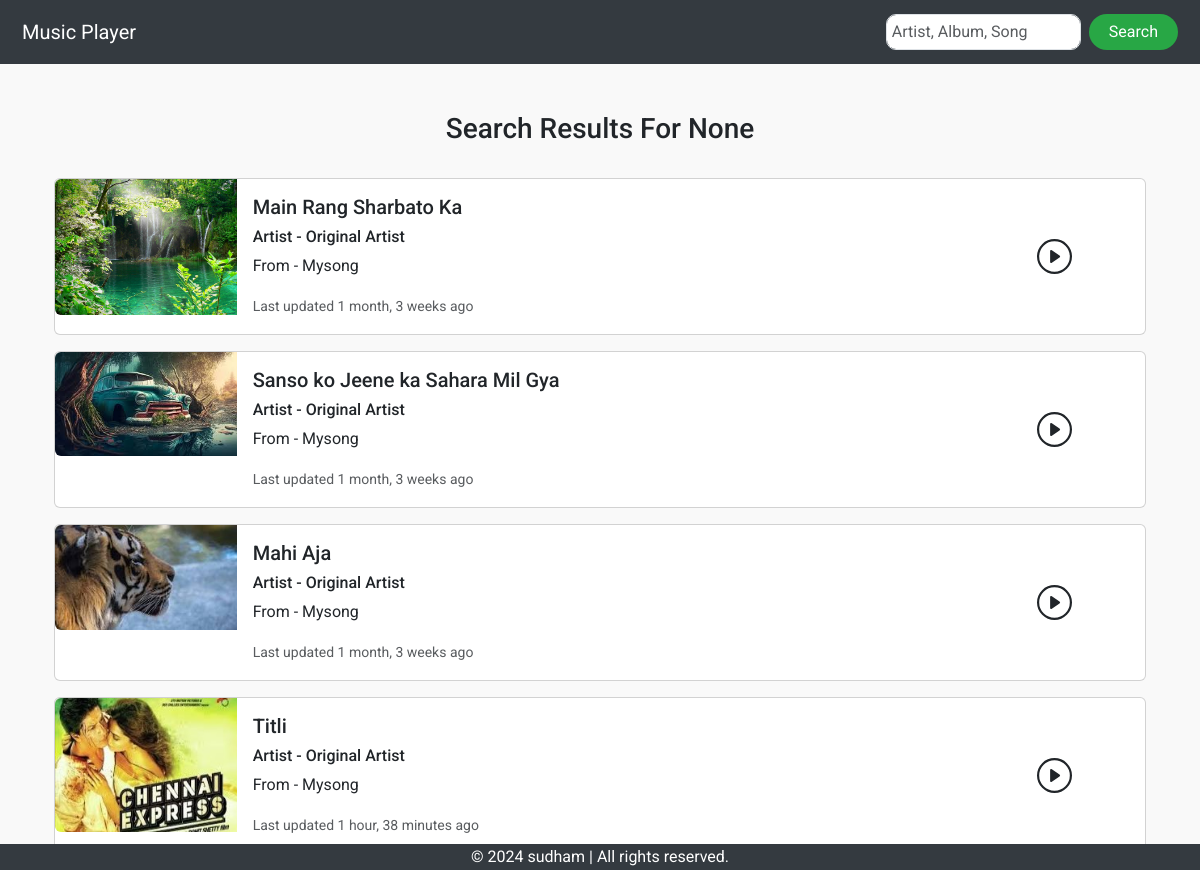
The app's page /search/ with its own data.
### music/models.py (models this page shows, shortened)
class Song(models.Model):
    album = models.ForeignKey("Album", verbose_name=_("Song Album"), on_delete=models.CASCADE)
    songThumbnail = models.ImageField(_("Song Thumbnail"),upload_to='thumbnail/', help_text=".jpg, .png, .jpeg, .gif, .svg supported")
    song = models.FileField(_("Song"), upload_to='songs/', help_text=".mp3 supported only",)
    songName = models.CharField(_("Song Name"), max_length=50)
    created = models.DateTimeField(_("Song created date"), auto_now_add=True)
    last_updated = models.DateTimeField(_("Latest song update"), auto_now=True)
    class Meta:
        verbose_name = _("Song")
        verbose_name_plural = _("Songs")

class Album(models.Model):
    artist = models.ForeignKey("Artist", verbose_name=_("Artist Album"), on_delete=models.CASCADE)
    albumName = models.CharField(_("Album Name"), max_length=50)
    created = models.DateTimeField(_("Album created date"), auto_now_add=True)
    last_updated = models.DateTimeField(_("Latest album update"), auto_now=True)
    class Meta:
        verbose_name = _("Album")
        verbose_name_plural = _("Albums")
    def __str__(self):
        return self.albumName

class Artist(models.Model):
    artistName = models.CharField(_("Artist Name"), max_length=50)
    created = models.DateTimeField(_("Artist created date"), auto_now_add=True)
    last_updated = models.DateTimeField(_("Latest artist update"), auto_now=True)
    class Meta:
        verbose_name = _("Artist")
        verbose_name_plural = _("Artists")

### music/views.py (the view)
# urls.py: path('search/', views.search_songs, name='search_songs'),
def search_songs(request):
    template_path = 'music/search_result.html'
    search_query = request.GET.get('search', None)
    if search_query:
        search_result = Song.objects.filter(
            Q(songName__icontains=search_query) |
            Q(album__albumName__icontains=search_query) |
            Q(album__artist__artistName__icontains=search_query)
        ).distinct()
    else:
        search_result = Song.objects.all()
    context = {'search_result' : search_result, 'search_query' : search_query}
    return render(request, template_path, context)

### music/templates/music/search_result.html (shortened to what this page needs)
{% extends 'music/base.html' %}
{% block content %}
        {% if search_result %}
        <div class="container mt-3">
                <div class="search-header">
                        <br>
                        <h3 style="text-align: center;" >Search Results For {{search_query}}</h3>
                        <br>
                </div>
                {% for song in search_result %}
                <div class="card mb-3">
                        <div class="row g-0">
                        <div class="col-md-2">
                                <img src="{{song.songThumbnail.url}}" class="img-fluid rounded-start" alt="{{song.songName}}">
                        </div>
                        <div class="col-md-8">
                                <div class="card-body">
                                <h5 class="card-title">{{song.songName}}</h5>
                                <h6 class="card-title">Artist - {{song.album.artist.artistName}}</h6>
                                <p class="card-text">From - {{song.album}}</p>
                                <p class="card-text"><small class="text-muted">Last updated {{song.last_updated | timesince}} ago</small></p>
                                </div>
                        </div>
                        <div class="col-md-2">
                                <div class="play-button d-flex h-100 justify-content-center align-items-center">
                                </div>
                        </div>
                        </div>
                </div>
                {% endfor %}
        </div>
{% else %}
<h1>No songs found with this search keyword - {{search_query}} </h1>
{% endif %}
{% endblock content %}

### music/templates/music/base.html (style rules this page uses)
body { font-family: 'Roboto', sans-serif; background-color: #f9f9f9; }

### records on screen
Song: songThumbnail (picture), songName "Main Rang Sharbato Ka", album.artist.artistName "Original Artist", album "Mysong", last_updated "1 month, 3 weeks"
Song: songThumbnail (picture), songName "Sanso ko Jeene ka Sahara Mil Gya", album.artist.artistName "Original Artist", album "Mysong", last_updated "1 month, 3 weeks"
Song: songThumbnail (picture), songName "Mahi Aja", album.artist.artistName "Original Artist", album "Mysong", last_updated "1 month, 3 weeks"
Song: songThumbnail (picture), songName "Titli", album.artist.artistName "Original Artist", album "Mysong", last_updated "1 hour, 38 minutes"

### other values on screen
{{ search_query }} "None"
